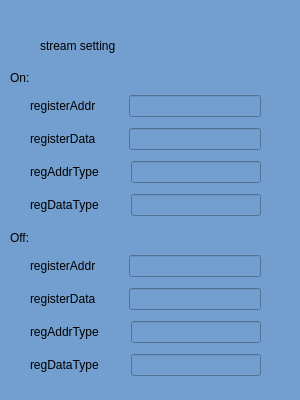
<?xml version="1.0" encoding="UTF-8"?>
<ui version="4.0">
 <class>StreamSettingConfig</class>
 <widget class="QWidget" name="StreamSettingConfig">
  <property name="geometry">
   <rect>
    <x>0</x>
    <y>0</y>
    <width>300</width>
    <height>400</height>
   </rect>
  </property>
  <property name="minimumSize">
   <size>
    <width>300</width>
    <height>400</height>
   </size>
  </property>
  <property name="maximumSize">
   <size>
    <width>300</width>
    <height>400</height>
   </size>
  </property>
  <property name="windowTitle">
   <string>Form</string>
  </property>
  <property name="styleSheet">
   <string notr="true">background-color: rgb(114, 159, 207);</string>
  </property>
  <widget class="QLabel" name="label">
   <property name="geometry">
    <rect>
     <x>40</x>
     <y>20</y>
     <width>211</width>
     <height>51</height>
    </rect>
   </property>
   <property name="styleSheet">
    <string notr="true">font: 28pt &quot;Sans Serif&quot;;</string>
   </property>
   <property name="text">
    <string>stream setting</string>
   </property>
  </widget>
  <widget class="QLabel" name="label_2">
   <property name="geometry">
    <rect>
     <x>10</x>
     <y>70</y>
     <width>31</width>
     <height>16</height>
    </rect>
   </property>
   <property name="text">
    <string>On:</string>
   </property>
  </widget>
  <widget class="QLabel" name="label_3">
   <property name="geometry">
    <rect>
     <x>10</x>
     <y>230</y>
     <width>31</width>
     <height>16</height>
    </rect>
   </property>
   <property name="text">
    <string>Off:</string>
   </property>
  </widget>
  <widget class="QWidget" name="layoutWidget">
   <property name="geometry">
    <rect>
     <x>30</x>
     <y>90</y>
     <width>231</width>
     <height>131</height>
    </rect>
   </property>
   <layout class="QVBoxLayout" name="verticalLayout">
    <item>
     <layout class="QHBoxLayout" name="horizontalLayout" stretch="1,1,5">
      <item>
       <widget class="QLabel" name="label_4">
        <property name="text">
         <string>registerAddr</string>
        </property>
       </widget>
      </item>
      <item>
       <spacer name="horizontalSpacer">
        <property name="orientation">
         <enum>Qt::Horizontal</enum>
        </property>
        <property name="sizeHint" stdset="0">
         <size>
          <width>40</width>
          <height>20</height>
         </size>
        </property>
       </spacer>
      </item>
      <item>
       <widget class="QLineEdit" name="le_on_registerAddr"/>
      </item>
     </layout>
    </item>
    <item>
     <layout class="QHBoxLayout" name="horizontalLayout_2" stretch="1,1,5">
      <item>
       <widget class="QLabel" name="label_5">
        <property name="text">
         <string>registerData</string>
        </property>
       </widget>
      </item>
      <item>
       <spacer name="horizontalSpacer_2">
        <property name="orientation">
         <enum>Qt::Horizontal</enum>
        </property>
        <property name="sizeHint" stdset="0">
         <size>
          <width>40</width>
          <height>20</height>
         </size>
        </property>
       </spacer>
      </item>
      <item>
       <widget class="QLineEdit" name="le_on_registerData"/>
      </item>
     </layout>
    </item>
    <item>
     <layout class="QHBoxLayout" name="horizontalLayout_3" stretch="1,1,5">
      <item>
       <widget class="QLabel" name="label_6">
        <property name="text">
         <string>regAddrType</string>
        </property>
       </widget>
      </item>
      <item>
       <spacer name="horizontalSpacer_3">
        <property name="orientation">
         <enum>Qt::Horizontal</enum>
        </property>
        <property name="sizeHint" stdset="0">
         <size>
          <width>40</width>
          <height>20</height>
         </size>
        </property>
       </spacer>
      </item>
      <item>
       <widget class="QLineEdit" name="le_on_regAddrType"/>
      </item>
     </layout>
    </item>
    <item>
     <layout class="QHBoxLayout" name="horizontalLayout_4" stretch="1,1,5">
      <item>
       <widget class="QLabel" name="label_7">
        <property name="text">
         <string>regDataType</string>
        </property>
       </widget>
      </item>
      <item>
       <spacer name="horizontalSpacer_4">
        <property name="orientation">
         <enum>Qt::Horizontal</enum>
        </property>
        <property name="sizeHint" stdset="0">
         <size>
          <width>40</width>
          <height>20</height>
         </size>
        </property>
       </spacer>
      </item>
      <item>
       <widget class="QLineEdit" name="le_on_regDataType"/>
      </item>
     </layout>
    </item>
   </layout>
  </widget>
  <widget class="QWidget" name="layoutWidget_4">
   <property name="geometry">
    <rect>
     <x>30</x>
     <y>250</y>
     <width>231</width>
     <height>131</height>
    </rect>
   </property>
   <layout class="QVBoxLayout" name="verticalLayout_2">
    <item>
     <layout class="QHBoxLayout" name="horizontalLayout_5" stretch="1,1,5">
      <item>
       <widget class="QLabel" name="label_8">
        <property name="text">
         <string>registerAddr</string>
        </property>
       </widget>
      </item>
      <item>
       <spacer name="horizontalSpacer_5">
        <property name="orientation">
         <enum>Qt::Horizontal</enum>
        </property>
        <property name="sizeHint" stdset="0">
         <size>
          <width>40</width>
          <height>20</height>
         </size>
        </property>
       </spacer>
      </item>
      <item>
       <widget class="QLineEdit" name="le_off_registerAddr"/>
      </item>
     </layout>
    </item>
    <item>
     <layout class="QHBoxLayout" name="horizontalLayout_6" stretch="1,1,5">
      <item>
       <widget class="QLabel" name="label_9">
        <property name="text">
         <string>registerData</string>
        </property>
       </widget>
      </item>
      <item>
       <spacer name="horizontalSpacer_6">
        <property name="orientation">
         <enum>Qt::Horizontal</enum>
        </property>
        <property name="sizeHint" stdset="0">
         <size>
          <width>40</width>
          <height>20</height>
         </size>
        </property>
       </spacer>
      </item>
      <item>
       <widget class="QLineEdit" name="le_off_registerData"/>
      </item>
     </layout>
    </item>
    <item>
     <layout class="QHBoxLayout" name="horizontalLayout_7" stretch="1,1,5">
      <item>
       <widget class="QLabel" name="label_10">
        <property name="text">
         <string>regAddrType</string>
        </property>
       </widget>
      </item>
      <item>
       <spacer name="horizontalSpacer_7">
        <property name="orientation">
         <enum>Qt::Horizontal</enum>
        </property>
        <property name="sizeHint" stdset="0">
         <size>
          <width>40</width>
          <height>20</height>
         </size>
        </property>
       </spacer>
      </item>
      <item>
       <widget class="QLineEdit" name="le_off_regAddrType"/>
      </item>
     </layout>
    </item>
    <item>
     <layout class="QHBoxLayout" name="horizontalLayout_8" stretch="1,1,5">
      <item>
       <widget class="QLabel" name="label_11">
        <property name="text">
         <string>regDataType</string>
        </property>
       </widget>
      </item>
      <item>
       <spacer name="horizontalSpacer_8">
        <property name="orientation">
         <enum>Qt::Horizontal</enum>
        </property>
        <property name="sizeHint" stdset="0">
         <size>
          <width>40</width>
          <height>20</height>
         </size>
        </property>
       </spacer>
      </item>
      <item>
       <widget class="QLineEdit" name="le_off_regDataType"/>
      </item>
     </layout>
    </item>
   </layout>
  </widget>
 </widget>
 <resources/>
 <connections/>
</ui>
